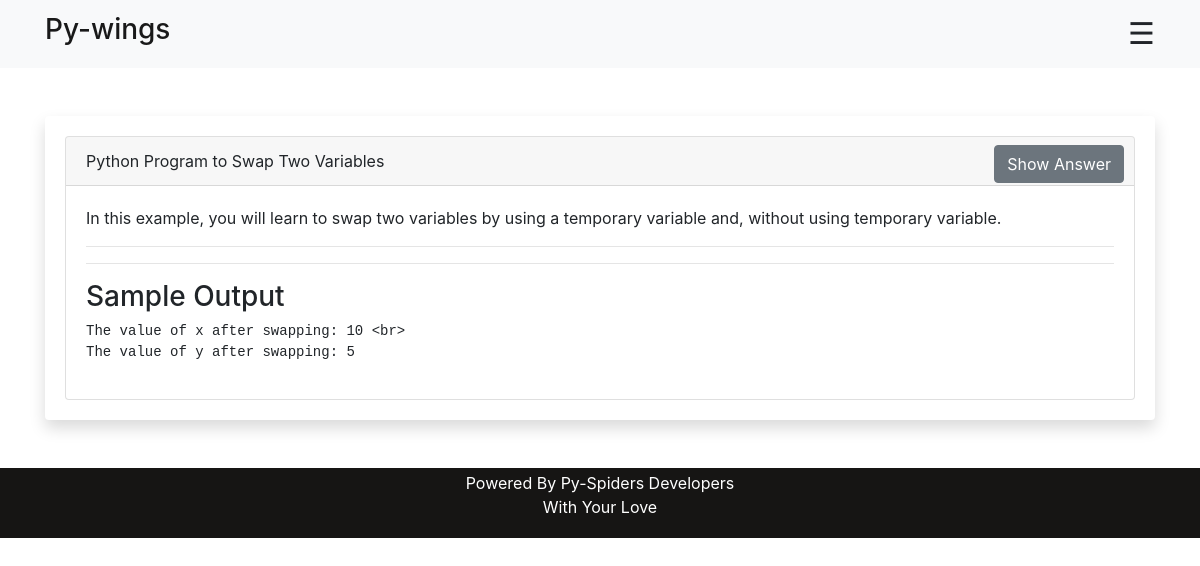
The app's page /get_qa/programming/, older data.
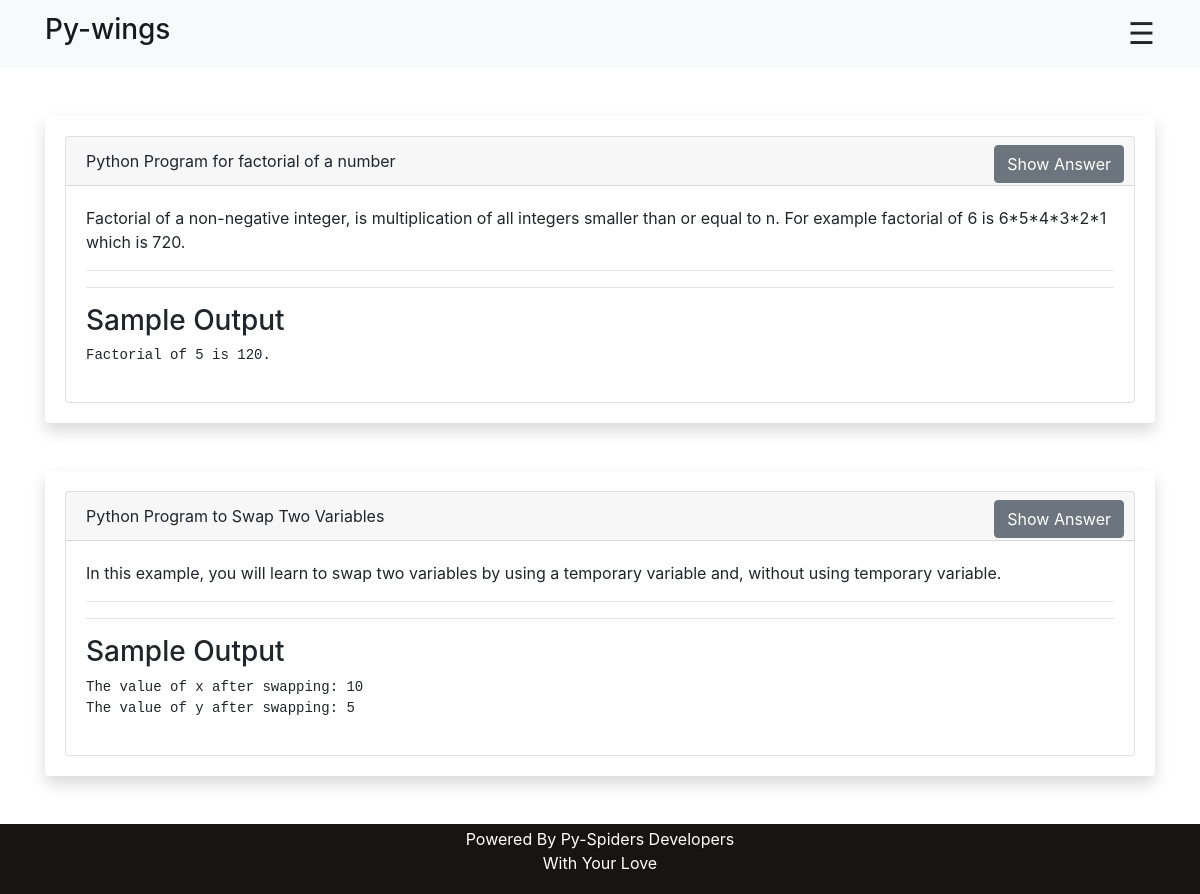
The same page, newer data.
### py_pro_app/models.py (models this page shows, shortened)
class Question(models.Model):
    DEFICULT_LEVEL = (
    ("Easy", "easy"),
    ("Medium", "medium"),
    ("Hard", "hard"),
)
    topic = models.ForeignKey(Topics, on_delete=models.CASCADE)
    ques = models.CharField(max_length=200)
    describ = models.TextField(null=True)
    code = models.TextField(null=True)
    deficult_level = models.CharField(max_length=20, choices=DEFICULT_LEVEL, default = '1')
    answer = models.TextField(null=True)
    added = models.DateTimeField(auto_now_add=True)
    class Meta:
        ordering = ('-added',)

### py_pro_app/views.py (the view)
# urls.py: path('get_qa/<str:pk>/', views.qa_page, name='get_qa'),
def qa_page(request, pk):
    topics_objects = Topics.objects.all()
    data = Question.objects.filter(topic__title__contains=pk)
    context = {'data': data, 'topics': topics_objects}
    return render(request, 'py_pro_app/qa.html', context)

### templates/py_pro_app/qa.html (shortened to what this page needs)
{% extends "py_pro_app/base.html" %}
{% block content %}
{% if data %}
{% for x in data %}
<div class="container">
    <div class="card border-0 shadow my-5">
        <div class="card-body">
            <div class="card">
                <div class="card-header">
                    <div>
                        {{ x.ques }}
                    </div>
                    <button type="button" class="btn btn-secondary buttom-toggle" onclick="showDiv({{x.id}})">Show Answer</button>
                </div>
                <div class="card-body">
                    <blockquote class="without-block mb-0">
                        <p class='description'>{{ x.describ }}</p>
                        <hr>
                        <hr>
                        <h3> Sample Output </h3>
                        <pre><code class="python code-snip2">{{ x.answer }}</code></pre>
                    </blockquote>
                </div>
            </div>
        </div>
    </div>
</div>
{% endfor %}
{% endif %}
{% endblock %}

### templates/py_pro_app/base.html (shortened to what this page needs)
{% load static %}
<!DOCTYPE html>
<html>
    <head>
        <link rel="stylesheet" href="{% static './py_pro_app/css/navbar.css' %}">
        <link rel="stylesheet" href="https://cdn.jsdelivr.net/npm/bootstrap@4.0.0/dist/css/bootstrap.min.css">
        <link rel="stylesheet" href="https://use.fontawesome.com/releases/v5.6.3/css/all.css"></head>
        <link rel="stylesheet" href="https://cdn.jsdelivr.net/npm/bootstrap@4.6.1/dist/css/bootstrap.min.css">
        <link rel="stylesheet"bhref="https://cdnjs.cloudflare.com/ajax/libs/highlight.js/10.0.3/styles/default.min.css">
    </head>
<body>
        <nav class="navbar navbar-light bg-light justify-content-between">
          <div class='container'>
            <a class="navbar-brand" href="{% url 'home' %}"><h3>Py-wings </h3></a>
            <span style="font-size:30px;cursor:pointer" onclick="openNav()">&#9776; </span>
          </div>
        </nav>
    {% block content %}
    {% endblock %}
    <footer>
        <p>Powered By Py-Spiders Developers<br>
        <a>With Your Love</a></p>
    </footer>
</body>
</html>

### static/py_pro_app/css/navbar.css (style rules this page uses)
body { font-family: 'Lato', sans-serif; }
footer { text-align: center; padding: 3px; background-color: rgb(22, 21, 20); color: white; top: 100%; }

### templates/py_pro_app/base.html (style rules this page uses)
.buttom-toggle { position: absolute; right: 10px; top: 8px; }

Row changes from the older to the newer data that the page shows:
added Question: ques "Python Program for factorial of a number", describ "Factorial of a non-negative integer, is multiplication of all integers smaller than or equal to n. For example factorial of 6 is 6*5*4*3*2*1 which is 720.", answer "Factorial of 5 is 120."
changed Question "Python Program to Swap Two Variables": answer "The value of x after swapping: 10 <br> The value of y after swapping: 5" → "The value of x after swapping: 10 The value of y after swapping: 5"
